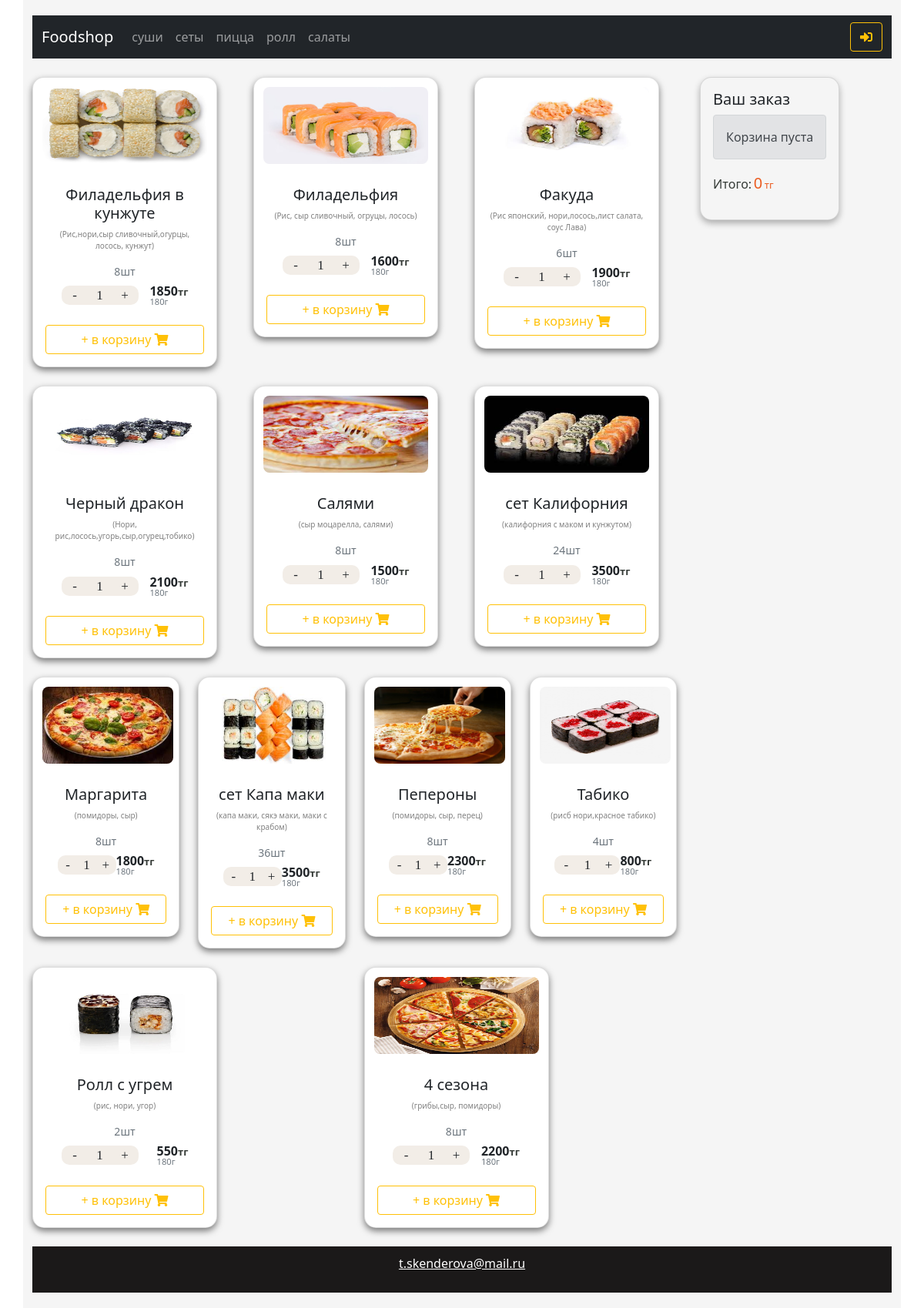
The page / on the database its author committed.
### tables this page shows
CREATE TABLE `categories` (
  `id` int(11) NOT NULL,
  `name` varchar(255) NOT NULL
);

CREATE TABLE `food` (
  `id` int(11) NOT NULL,
  `img` varchar(255) NOT NULL,
  `title` varchar(255) NOT NULL,
  `price` varchar(255) NOT NULL,
  `ingredient` varchar(255) NOT NULL,
  `qty` varchar(11) NOT NULL,
  `category_id` int(11) NOT NULL
);

### db.php (called while the page is built, shortened)
<?php
try {
    $conn = new PDO("mysql:host=localhost;dbname=foodshop","root","");
}catch(Exception $e){
    echo $e->getMessage();
}
function getAllFood(){
    global $conn;
    try{
        $query = $conn->prepare("
            SELECT f.id, f.img, f.title, f.price, f.qty, f.ingredient, c.name as cname
            FROM food f
            INNER JOIN categories c ON f.category_id = c.id
        ");
        $query->execute();
        $result = $query->fetchAll();
    }
    catch(Exception $e){
        echo $e->getMessage();
    }
    return $result;
}
function getAllCategories(){
    global $conn;
    try{
        $query = $conn->prepare(" SELECT * FROM  categories");
        $query->execute();
        $result = $query->fetchAll();
    }
    catch(Exception $e){
        echo $e->getMessage();
    }
    return $result;
}
?>

### index.php (the view, shortened to what this page needs)
<?php
    require_once 'db.php';
    if(isset($_GET['category']))
        $food = getFoodsByCat($_GET['category']);
    else
       $food = getAllFood();
       $category =  getAllCategories();
?>
<!doctype html>
<html lang="en">
  <head>
    <link rel="stylesheet" type="text/css" href="style.css">
    <link rel="stylesheet" href="libs/jquery/jquery-3.3.1.min.js">
    <link href="https://cdn.jsdelivr.net/npm/bootstrap@5.1.3/dist/css/bootstrap.min.css" rel="stylesheet">
    <link rel="stylesheet" href="https://pro.fontawesome.com/releases/v5.10.0/css/all.css"/>
  </head>
  <body>
   <div class="container">
    <nav class="navbar navbar-expand-lg navbar-dark bg-dark">
      <div class="container-fluid">
        <a class="navbar-brand" href="index.php">Foodshop</a>
        <div class="collapse navbar-collapse" id="navbarSupportedContent">
          <ul class="navbar-nav me-auto mb-2 mb-lg-0">
            <?php foreach($category as $c){  ?>
            <li class="nav-item">
              <a class="nav-link" href="<?php echo 'index.php?category='.$c['id']; ?>"><?php echo $c['name']; ?></a>
            </li>
            <?php } ?>
          </ul>
        </div>
        <div class="d-flex">
          <span lass="badge bg-dark text-white ms-1 rounded-pill">
          <a class="btn btn-outline-warning" aria-current="page" href="users/loginform.php">  <i class="fas fa-sign-in-alt"></i> </a> </span>
        </div>
      </div>
    </nav>
<br>
   <div class="block">
   <diV class="column-1">
<div class="row row-cols row-cols-md g-4">
<?php
                    if($food != null){
                        foreach($food as $f){
                    ?>
    <div class="col">
      <div class="card" style="max-width:15rem;"  data-id="<?php echo $f['id']; ?>">
        <img src="<?php echo "img/".$f['img']; ?>"  style="height:100px;" class="product-img" alt="...">
        <div class="card-body text-center">
          <h5 class="item-title"><?php echo $f['title']; ?></h5>
          <p>(<?php echo $f['ingredient']; ?>)</p>
          <h6><small data-items-in-box class="text-muted"><?php echo $f['qty']; ?>шт</small></h6>
          <div class="details-wrapper">
            <div class="items counter-wrapper">
              <div class="items__control" data-action="minus">-</div>
              <div class="items__current" data-counter>1</div>
              <div class="items__control" data-action="plus">+</div>
            </div>
            <div class="price">
              <div class="price__currency"><?php echo $f['price']; ?><span>тг</span></div>
              <div class="price__weight">180г</div>
            </div>
          </div>
          <div class="d-grid gap-2">
            <button  data-cart type="button" class="btn btn-outline-warning">+ в корзину <i class="fas fa-shopping-cart"></i></button>
           </div>
        </div>
      </div>
    </div>
    <?php
                        }
                    }
                    ?>
</div>
   </div>
   <div class="column-2">
   <div class="card">
    <div class="card-body">
      <h5 class="card-title">Ваш заказ</h4>
      <div data-cart-empty class="alert alert-secondary" role="alert">
        Корзина пуста
      </div>
      <div class="cart-total">
        <p><span class="h6">Итого:</span> <span class="total-price">0</span> <span class="tenge">тг</span></p>
      </div>
    </div>
  </div>
 </div>
</diV>
<br>
<footer>
    <a href="mailto:t.skenderova@mail.ru">t.skenderova@mail.ru</a></p>
  </footer>
</div>
  </body>
</html>

### style.css (style rules this page uses)
* { margin: 0; padding: 0; }
.container { background-color: whitesmoke; }
.block { display: flex; flex-direction: row; }
.column-1 { max-width:75%; }
.column-1 .card { background-color:white; border-radius: 15px; box-shadow: 0 4px 8px 0 rgba(0,0,0,0.5); transition: 0.3s; }
.column-2 { padding-left:30px; }
.column-2 .card { background-color:whitesmoke; border-radius: 15px; box-shadow: 0 4px 8px 0 rgba(0,0,0,0.3); transition: 0.3s; }
img { width: 90%; height: 100px; margin: 12px; border-radius: 8px; }
.details-wrapper { display: flex; justify-content: space-between; align-items: center; margin-bottom: 25px; width: 80%; margin-left: auto; margin-right: auto; }
.items { font-family: 'Merriweather', serif; background: #f2ede7; border-radius: 10px; width: 100px; display: flex; font-size: 17px; height: 25px; overflow: hidden; }
.items__control { width:35px; cursor: pointer; transition: 0.2s ease-in; text-align: center; }
.items__current { width: 30px; }
.price { text-align: left; }
.price__weight { color: #6c757d!important; font-size: 70%; line-height: 1; }
.price__currency { font-size: 1rem; font-weight: 600; line-height: 1; }
span { font-size: small; color: rgb(52, 58, 54); }
.total-price { color: #EB5A1E; font-size: 20px; }
.tenge { color: #EB5A1E; }
p { color: grey; font-size: x-small; }
footer { background-color:rgb(27, 25, 25); padding: 10px; text-align: center; color: white; }
footer a { color: white; }
.container { padding: 20px; }

### rows shown on the page
categories: name "суши"
categories: name "сеты"
categories: name "пицца"
categories: name "ролл"
categories: name "салаты"
food: img (picture), title "Филадельфия в кунжуте", ingredient "Рис,нори,сыр сливочный,огурцы, лосось, кунжут", qty "8", price "1850"
food: img (picture), title "Филадельфия", ingredient "Рис, сыр сливочный, огруцы, лосось", qty "8", price "1600"
food: img (picture), title "Факуда", ingredient "Рис японский, нори,лосось,лист салата, соус Лава", qty "6", price "1900"
food: img (picture), title "Черный дракон", ingredient "Нори, рис,лосось,угорь,сыр,огурец,тобико", qty "8", price "2100"
food: img (picture), title "Салями", ingredient "сыр моцарелла, салями", qty "8", price "1500"
food: img (picture), title "сет Калифорния", ingredient "калифорния с маком и кунжутом", qty "24", price "3500"
food: img (picture), title "Маргарита", ingredient "помидоры, сыр", qty "8", price "1800"
food: img (picture), title "сет Капа маки", ingredient "капа маки, сякэ маки, маки с крабом", qty "36", price "3500"
food: img (picture), title "Пепероны", ingredient "помидоры, сыр, перец", qty "8", price "2300"
food: img (picture), title "Табико", ingredient "рисб нори,красное табико", qty "4", price "800"
food: $f['id'] 15 (drawn), img (picture), title "Ролл с угрем", ingredient "рис, нори, угор", qty "2", price "550"
food: img (picture), title "4 сезона", ingredient "грибы,сыр, помидоры", qty "8", price "2200"
